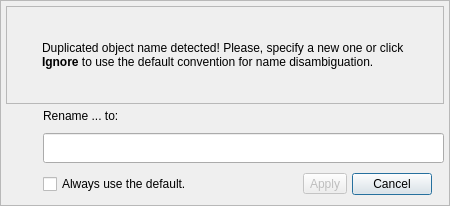
<?xml version="1.0" encoding="UTF-8"?>
<ui version="4.0">
 <class>ObjectRenameWidget</class>
 <widget class="QDialog" name="ObjectRenameWidget">
  <property name="windowModality">
   <enum>Qt::WindowModality::ApplicationModal</enum>
  </property>
  <property name="geometry">
   <rect>
    <x>0</x>
    <y>0</y>
    <width>450</width>
    <height>206</height>
   </rect>
  </property>
  <property name="sizePolicy">
   <sizepolicy hsizetype="Preferred" vsizetype="Fixed">
    <horstretch>0</horstretch>
    <verstretch>0</verstretch>
   </sizepolicy>
  </property>
  <property name="minimumSize">
   <size>
    <width>450</width>
    <height>0</height>
   </size>
  </property>
  <property name="windowTitle">
   <string>Form</string>
  </property>
  <property name="autoFillBackground">
   <bool>false</bool>
  </property>
  <property name="styleSheet">
   <string notr="true"/>
  </property>
  <property name="modal">
   <bool>true</bool>
  </property>
  <layout class="QVBoxLayout" name="verticalLayout_3">
   <property name="spacing">
    <number>5</number>
   </property>
   <property name="leftMargin">
    <number>0</number>
   </property>
   <property name="topMargin">
    <number>0</number>
   </property>
   <property name="rightMargin">
    <number>0</number>
   </property>
   <property name="bottomMargin">
    <number>0</number>
   </property>
   <item>
    <widget class="QFrame" name="frm">
     <property name="sizePolicy">
      <sizepolicy hsizetype="Preferred" vsizetype="Preferred">
       <horstretch>0</horstretch>
       <verstretch>0</verstretch>
      </sizepolicy>
     </property>
     <property name="minimumSize">
      <size>
       <width>0</width>
       <height>0</height>
      </size>
     </property>
     <property name="maximumSize">
      <size>
       <width>16777215</width>
       <height>16777215</height>
      </size>
     </property>
     <property name="autoFillBackground">
      <bool>false</bool>
     </property>
     <property name="frameShape">
      <enum>QFrame::Shape::StyledPanel</enum>
     </property>
     <property name="frameShadow">
      <enum>QFrame::Shadow::Raised</enum>
     </property>
     <layout class="QGridLayout" name="gridLayout_3">
      <property name="leftMargin">
       <number>5</number>
      </property>
      <property name="topMargin">
       <number>5</number>
      </property>
      <property name="rightMargin">
       <number>5</number>
      </property>
      <property name="bottomMargin">
       <number>5</number>
      </property>
      <property name="spacing">
       <number>5</number>
      </property>
      <item row="0" column="0">
       <widget class="QFrame" name="alert_frm">
        <property name="sizePolicy">
         <sizepolicy hsizetype="Preferred" vsizetype="Preferred">
          <horstretch>0</horstretch>
          <verstretch>0</verstretch>
         </sizepolicy>
        </property>
        <property name="minimumSize">
         <size>
          <width>0</width>
          <height>0</height>
         </size>
        </property>
        <property name="maximumSize">
         <size>
          <width>16777215</width>
          <height>16777215</height>
         </size>
        </property>
        <property name="frameShape">
         <enum>QFrame::Shape::StyledPanel</enum>
        </property>
        <property name="frameShadow">
         <enum>QFrame::Shadow::Raised</enum>
        </property>
        <layout class="QGridLayout" name="gridLayout_4">
         <property name="leftMargin">
          <number>5</number>
         </property>
         <property name="topMargin">
          <number>5</number>
         </property>
         <property name="rightMargin">
          <number>5</number>
         </property>
         <property name="bottomMargin">
          <number>5</number>
         </property>
         <property name="spacing">
          <number>5</number>
         </property>
         <item row="0" column="1">
          <widget class="QLabel" name="message_lbl">
           <property name="sizePolicy">
            <sizepolicy hsizetype="Preferred" vsizetype="Preferred">
             <horstretch>0</horstretch>
             <verstretch>0</verstretch>
            </sizepolicy>
           </property>
           <property name="font">
            <font>
             <bold>false</bold>
             <underline>false</underline>
             <strikeout>false</strikeout>
             <kerning>true</kerning>
            </font>
           </property>
           <property name="text">
            <string>Duplicated object name detected! Please, specify a new one or click &lt;strong&gt;Ignore&lt;/strong&gt; to use the default convention for name disambiguation.</string>
           </property>
           <property name="wordWrap">
            <bool>true</bool>
           </property>
          </widget>
         </item>
         <item row="0" column="0">
          <widget class="QLabel" name="icon_lbl">
           <property name="minimumSize">
            <size>
             <width>25</width>
             <height>25</height>
            </size>
           </property>
           <property name="maximumSize">
            <size>
             <width>25</width>
             <height>25</height>
            </size>
           </property>
           <property name="text">
            <string/>
           </property>
           <property name="textFormat">
            <enum>Qt::TextFormat::AutoText</enum>
           </property>
           <property name="pixmap">
            <pixmap resource="../../res/resources.qrc">:/icons/icons/alert.png</pixmap>
           </property>
           <property name="scaledContents">
            <bool>true</bool>
           </property>
          </widget>
         </item>
        </layout>
       </widget>
      </item>
      <item row="1" column="0">
       <layout class="QGridLayout" name="gridLayout_2">
        <property name="spacing">
         <number>5</number>
        </property>
        <item row="1" column="0">
         <layout class="QVBoxLayout" name="verticalLayout">
          <item>
           <widget class="QLabel" name="obj_icon_lbl">
            <property name="minimumSize">
             <size>
              <width>32</width>
              <height>32</height>
             </size>
            </property>
            <property name="maximumSize">
             <size>
              <width>32</width>
              <height>32</height>
             </size>
            </property>
            <property name="frameShape">
             <enum>QFrame::Shape::NoFrame</enum>
            </property>
            <property name="frameShadow">
             <enum>QFrame::Shadow::Plain</enum>
            </property>
            <property name="text">
             <string/>
            </property>
            <property name="scaledContents">
             <bool>true</bool>
            </property>
            <property name="alignment">
             <set>Qt::AlignmentFlag::AlignLeading|Qt::AlignmentFlag::AlignLeft|Qt::AlignmentFlag::AlignVCenter</set>
            </property>
           </widget>
          </item>
          <item>
           <spacer name="verticalSpacer">
            <property name="orientation">
             <enum>Qt::Orientation::Vertical</enum>
            </property>
            <property name="sizeType">
             <enum>QSizePolicy::Policy::Minimum</enum>
            </property>
            <property name="sizeHint" stdset="0">
             <size>
              <width>20</width>
              <height>40</height>
             </size>
            </property>
           </spacer>
          </item>
         </layout>
        </item>
        <item row="1" column="1">
         <layout class="QGridLayout" name="gridLayout">
          <item row="1" column="0">
           <widget class="QCheckBox" name="use_defaults_chk">
            <property name="sizePolicy">
             <sizepolicy hsizetype="Expanding" vsizetype="Fixed">
              <horstretch>0</horstretch>
              <verstretch>0</verstretch>
             </sizepolicy>
            </property>
            <property name="toolTip">
             <string>&lt;p&gt;Use the default name disambiguation convention the next time a name conflict is detected.&lt;/p&gt;</string>
            </property>
            <property name="text">
             <string>Always use the default.</string>
            </property>
           </widget>
          </item>
          <item row="1" column="1">
           <widget class="QToolButton" name="apply_tb">
            <property name="enabled">
             <bool>false</bool>
            </property>
            <property name="sizePolicy">
             <sizepolicy hsizetype="Fixed" vsizetype="Fixed">
              <horstretch>0</horstretch>
              <verstretch>0</verstretch>
             </sizepolicy>
            </property>
            <property name="toolTip">
             <string>Rename</string>
            </property>
            <property name="text">
             <string>Apply</string>
            </property>
            <property name="icon">
             <iconset resource="../../res/resources.qrc">
              <normaloff>:/icons/icons/confirm.png</normaloff>:/icons/icons/confirm.png</iconset>
            </property>
            <property name="iconSize">
             <size>
              <width>28</width>
              <height>28</height>
             </size>
            </property>
            <property name="toolButtonStyle">
             <enum>Qt::ToolButtonStyle::ToolButtonTextBesideIcon</enum>
            </property>
           </widget>
          </item>
          <item row="1" column="3">
           <widget class="QLabel" name="handle_lbl">
            <property name="maximumSize">
             <size>
              <width>7</width>
              <height>28</height>
             </size>
            </property>
            <property name="cursor">
             <cursorShape>SizeAllCursor</cursorShape>
            </property>
            <property name="text">
             <string/>
            </property>
            <property name="pixmap">
             <pixmap>:/quickedit/wgthandle.png</pixmap>
            </property>
            <property name="scaledContents">
             <bool>true</bool>
            </property>
           </widget>
          </item>
          <item row="0" column="0" colspan="4">
           <widget class="QLineEdit" name="new_name_edt">
            <property name="minimumSize">
             <size>
              <width>0</width>
              <height>30</height>
             </size>
            </property>
            <property name="clearButtonEnabled">
             <bool>true</bool>
            </property>
           </widget>
          </item>
          <item row="1" column="2">
           <widget class="QPushButton" name="cancel_tb">
            <property name="sizePolicy">
             <sizepolicy hsizetype="Fixed" vsizetype="Fixed">
              <horstretch>0</horstretch>
              <verstretch>0</verstretch>
             </sizepolicy>
            </property>
            <property name="toolTip">
             <string>Cancel</string>
            </property>
            <property name="text">
             <string>Cancel</string>
            </property>
            <property name="icon">
             <iconset resource="../../res/resources.qrc">
              <normaloff>:/icons/icons/close1.png</normaloff>:/icons/icons/close1.png</iconset>
            </property>
            <property name="iconSize">
             <size>
              <width>28</width>
              <height>28</height>
             </size>
            </property>
           </widget>
          </item>
         </layout>
        </item>
        <item row="0" column="1">
         <layout class="QHBoxLayout" name="horizontalLayout">
          <property name="spacing">
           <number>5</number>
          </property>
          <item>
           <widget class="QLabel" name="rename_lbl">
            <property name="sizePolicy">
             <sizepolicy hsizetype="Expanding" vsizetype="Fixed">
              <horstretch>0</horstretch>
              <verstretch>0</verstretch>
             </sizepolicy>
            </property>
            <property name="text">
             <string>Rename ... to:</string>
            </property>
           </widget>
          </item>
         </layout>
        </item>
       </layout>
      </item>
     </layout>
    </widget>
   </item>
  </layout>
 </widget>
 <resources>
  <include location="../../res/resources.qrc"/>
 </resources>
 <connections/>
</ui>
